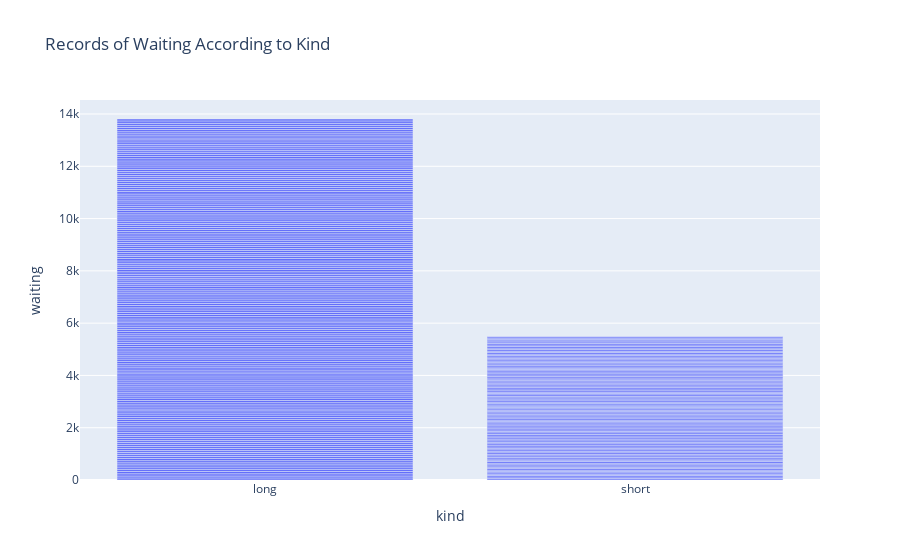

Notebook source saved alongside this figure:
### Code cell
import plotly.express as px
fig = px.bar(df, x = "kind", y = "waiting", title = "Records of Waiting According to Kind")
fig.show()

### Figure 1 — Plotly figure (JSON) as saved in the notebook; plotly's stock layout.template omitted (floating-point values rounded to 4 significant figures; data arrays with more than 128 entries replaced by an {"elided": "..."} marker saying what was removed)
{"data": [{"alignmentgroup": "True", "hovertemplate": "kind=%{x}<br>waiting=%{y}<extra></extra>", "legendgroup": "", "marker": {"color": "#636efa", "pattern": {"shape": ""}}, "name": "", "offsetgroup": "", "orientation": "v", "showlegend": false, "textposition": "auto", "type": "bar", "x": {"elided": "272 str values"}, "xaxis": "x", "y": {"elided": "272 int values"}, "yaxis": "y"}], "layout": {"barmode": "relative", "legend": {"tracegroupgap": 0}, "title": {"text": "Records of Waiting According to Kind"}, "xaxis": {"anchor": "y", "domain": [0, 1], "title": {"text": "kind"}}, "yaxis": {"anchor": "x", "domain": [0, 1], "title": {"text": "waiting"}}}}
